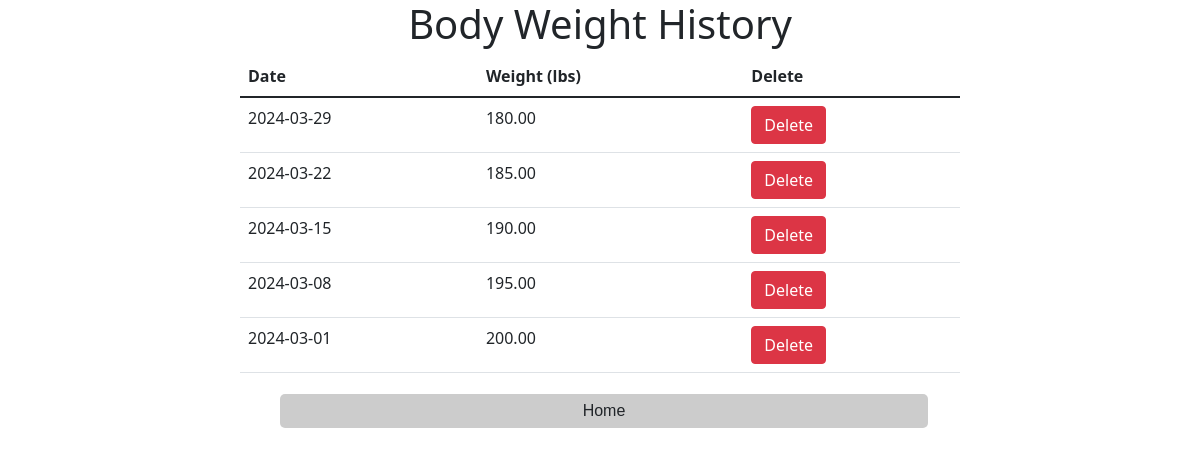
Page /bodyWeightHistory.php?username=2 on the committed database.
### tables this page shows
CREATE TABLE IF NOT EXISTS Body_Weight_History (
    user_id VARCHAR(255),
    date DATE,
    weight DECIMAL(5,2),
    CHECK (weight > 0),
    FOREIGN KEY (user_id) REFERENCES Users(user_id),
    PRIMARY KEY (user_id, date)  
);

### bodyWeightHistory.php (the view, shortened to what this page needs)
<?php
require("connect-db.php");
$username = "";
if ($_SERVER["REQUEST_METHOD"] == "POST") {
    if (!empty($_POST['username'])) {
        $username = $_POST['username'];
    }
} else {
    if(isset($_GET['username'])) {
        $username = $_GET['username'];
    }
}
$query = "SELECT * FROM Body_Weight_History WHERE user_id = :user_id ORDER BY date DESC";
$statement = $db->prepare($query);
$statement->bindValue(':user_id', $username);
$statement->execute();
$weights = $statement->fetchAll(PDO::FETCH_ASSOC);
?>
<!DOCTYPE html>
<html>
<head>
    <link href="https://cdn.jsdelivr.net/npm/bootstrap@5.1.3/dist/css/bootstrap.min.css" rel="stylesheet">
    <link rel="stylesheet" href="styles.css" />
</head>
<body>
    <div>
        <h1>Body Weight History</h1>
        <?php if (count($weights) > 0): ?>
        <table class="table">
            <thead>
                <tr>
                    <th>Date</th>
                    <th>Weight (lbs)</th>
                    <th>Delete</th>
                </tr>
            </thead>
            <tbody>
                <?php foreach ($weights as $weight): ?>
                <tr>
                    <td><?php echo $weight['date']; ?></td>
                    <td><?php echo $weight['weight']; ?></td>
                    <td>
                        <form action="<?php echo htmlspecialchars($_SERVER["PHP_SELF"]); ?>?username=<?php echo $username; ?>" method="post">
                            <button type="submit" class="btn btn-danger">Delete</button>
                        </form>
                    </td>
                </tr>
                <?php endforeach; ?>
            </tbody>
        </table>
        <?php else: ?>
        <p>No body weight history found for this user.</p>
        <?php endif; ?>
        <form id="home" action="http://localhost/cs4750/DatabaseSystemsFinal/home.php" method="get">
            <input type="submit" value="Home" class="btn" />
        </form>
    </div>
</body>
</html>

### styles.css (style rules this page uses)
input, textarea { display:inline-block; font-family:arial; margin: 5px 10px 5px 40px; padding: 8px 12px 8px 12px; border: 1px solid #ccc; border-radius: 4px; box-sizing: border-box; width: 90%; font-size: small; }
div { margin-left: auto; margin-right: auto; width: 60%; }
h1 { text-align: center; }
input[type=submit] { padding:5px 15px; background:#ccc; border:0 none; cursor:pointer; border-radius: 5px; }
html { height:100%; }
body { min-height:100%; padding:0; margin:0; position:relative; }

### rows in the picture
body_weight_history: date "2024-03-29", weight "180.00"
body_weight_history: date "2024-03-22", weight "185.00"
body_weight_history: date "2024-03-15", weight "190.00"
body_weight_history: date "2024-03-08", weight "195.00"
body_weight_history: date "2024-03-01", weight "200.00"
